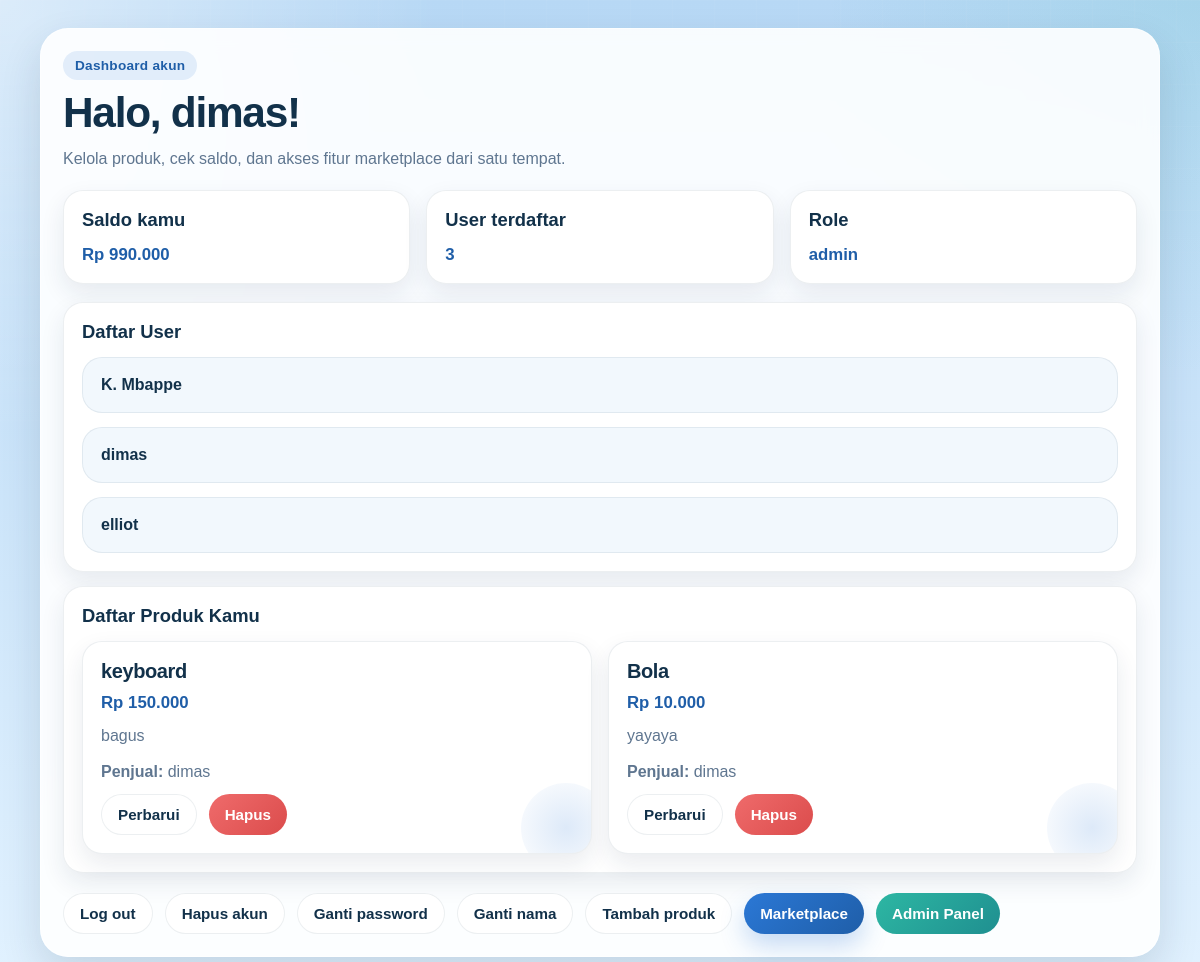
/dashboard (signed in), run on the app's committed database.
### tables this page shows
CREATE TABLE users (
    id INTEGER PRIMARY KEY AUTOINCREMENT,
    username TEXT UNIQUE NOT NULL,
    password TEXT NOT NULL,
    role TEXT NOT NULL, saldo INTEGER DEFAULT 1000000);

CREATE TABLE products (
    id INTEGER PRIMARY KEY AUTOINCREMENT,
    nama TEXT NOT NULL,
    harga INTEGER NOT NULL,
    deskripsi TEXT,
    penjual TEXT NOT NULL
    );

### app.py (the view)
@app.route("/dashboard")
def dashboard():
    if "username" not in session:
        return redirect("/login")
    conn = sqlite3.connect("marketplace.db")
    cursor = conn.cursor()
    cursor.execute("SELECT username FROM users")
    user = cursor.fetchall()
    cursor.execute(
        "SELECT * FROM products WHERE penjual = ?",
        (session["username"],)
    )
    products = cursor.fetchall()
    cursor.execute(
        "SELECT saldo FROM users WHERE username = ?",
        (session["username"],)
    )
    saldo = cursor.fetchone()
    conn.close()
    saldo = int(saldo[0]) if saldo else 0
    username = session["username"]
    return render_template(
        "dashboard.html",
        nama_pengguna=username,
        jumlah_user=len(user),
        daftar_user=user,
        daftar_produk=products,
        saldo=saldo,
        role=session.get("role")
    )

### templates/dashboard.html (shortened to what this page needs)
<!DOCTYPE html>
<html lang="en">
<head>
    <link rel="stylesheet" href="{{ url_for('static', filename='css/style.css') }}">
</head>
<body>
    <main class="page-shell">
        <section class="hero-card">
            <div class="hero-top">
                <span class="eyebrow">Dashboard akun</span>
                <h1 class="hero-title">Halo, {{ nama_pengguna }}!</h1>
                <p class="hero-copy">Kelola produk, cek saldo, dan akses fitur marketplace dari satu tempat.</p>
            </div>
            <div class="grid cols-3">
                <div class="card">
                    <div class="section-title">Saldo kamu</div>
                    <p class="price">Rp {{ "{:,}".format(saldo).replace(",", ".") }}</p>
                </div>
                <div class="card">
                    <div class="section-title">User terdaftar</div>
                    <p class="price">{{ jumlah_user }}</p>
                </div>
                <div class="card">
                    <div class="section-title">Role</div>
                    <p class="price">{{ role }}</p>
                </div>
            </div>
            <div class="stack" style="margin-top: 18px;">
                <div class="card">
                    <div class="section-title">Daftar User</div>
                    <div class="spaced-list">
                        {% for user in daftar_user %}
                        <div class="card" style="background: rgba(183, 216, 245, 0.18); box-shadow: none;">
                            <strong>{{ user[0] }}</strong>
                        </div>
                        {% else %}
                        <div class="empty-state">Belum ada user.</div>
                        {% endfor %}
                    </div>
                </div>
                <div class="card">
                    <div class="section-title">Daftar Produk Kamu</div>
                    <div class="grid cols-2">
                        {% for produk in daftar_produk %}
                        <section class="card product-card" style="margin: 0; background: #fff;">
                            <h2 class="product-title">{{ produk[1] }}</h2>
                            <p class="price">Rp {{ "{:,}".format(produk[2]).replace(",", ".") }}</p>
                            <p class="meta">{{ produk[3] }}</p>
                            <p class="meta"><strong>Penjual:</strong> {{ produk[4] }}</p>
                            <div class="actions">
                                <a class="btn btn-ghost" href="/update-product/{{ produk[0] }}">Perbarui</a>
                                <a class="btn btn-danger" href="/delete-product/{{ produk[0] }}">Hapus</a>
                            </div>
                        </section>
                        {% else %}
                        <div class="empty-state">Belum ada produk yang kamu jual.</div>
                        {% endfor %}
                    </div>
                </div>
            </div>
            <div class="toolbar">
                <a class="btn btn-ghost" href="/">Log out</a>
                <a class="btn btn-ghost" href="/delete">Hapus akun</a>
                <a class="btn btn-ghost" href="/change-password">Ganti password</a>
                <a class="btn btn-ghost" href="/change-name">Ganti nama</a>
                <a class="btn btn-ghost" href="/add-product">Tambah produk</a>
                <a class="btn btn-primary" href="/marketplace">Marketplace</a>
                {% if role == "admin" %}
                <a class="btn btn-accent" href="/admin">Admin Panel</a>
                {% endif %}
            </div>
        </section>
    </main>
</body>
</html>

### static/css/style.css (style rules this page uses)
:root { --bg: #b7d8f5; --bg-2: #e2f2ff; --surface: rgba(255, 255, 255, 0.9); --surface-solid: #ffffff; --text: #12314a; --muted: #5f7690; --primary: #2b78d6; --primary-dark: #1f5ea8; --accent: #2db7a3; --danger: #db4c4c; --success: #249c62; --shadow: 0 18px 40px rgba(18, 49, 74, 0.14); --shadow-soft: 0 10px 24px rgba(18, 49, 74, 0.09); --radius-xl: 28px; --radius-lg: 20px; --radius-md: 14px; --radius-sm: 12px; }
* { box-sizing: border-box; }
html { scroll-behavior: smooth; }
body { margin: 0; min-height: 100vh; color: var(--text); font-family: Arial, sans-serif; background: radial-gradient(circle at top left, rgba(255, 255, 255, 0.5), transparent 28%), radial-gradient(circle at top right, rgba(45, 183, 163, 0.12), transparent 24%), linear-gradient(180deg, var(--bg) 0%, var(--bg-2) 100%); }
body::before { content: ""; position: fixed; inset: 0; background-image: linear-gradient(rgba(255, 255, 255, 0.12) 1px, transparent 1px), linear-gradient(90deg, rgba(255, 255, 255, 0.12) 1px, transparent 1px); background-size: 42px 42px; mask-image: linear-gradient(180deg, rgba(0, 0, 0, 0.32), transparent 88%); pointer-events: none; }
a { color: var(--primary-dark); text-decoration: none; font-weight: 700; }
.page-shell { width: min(1120px, calc(100% - 24px)); margin: 0 auto; padding: 18px 0 36px; position: relative; z-index: 1; }
.hero-card { background: var(--surface); border: 1px solid rgba(255, 255, 255, 0.55); box-shadow: var(--shadow); border-radius: var(--radius-xl); padding: 22px; backdrop-filter: blur(10px); }
.hero-top { display: grid; gap: 10px; margin-bottom: 18px; }
.eyebrow { display: inline-flex; align-items: center; gap: 8px; width: fit-content; padding: 7px 12px; border-radius: 999px; background: rgba(43, 120, 214, 0.12); color: var(--primary-dark); font-size: 0.85rem; font-weight: 700; letter-spacing: 0.02em; }
.hero-title { margin: 0; font-size: clamp(1.7rem, 4vw, 2.65rem); line-height: 1.08; letter-spacing: -0.03em; }
.hero-copy { margin: 0; max-width: 62ch; color: var(--muted); line-height: 1.65; }
.section-title { margin: 0 0 14px; font-size: 1.15rem; font-weight: 800; }
.grid { display: grid; gap: 16px; }
.grid.cols-2, .grid.cols-3 { grid-template-columns: 1fr; }
.card { background: var(--surface-solid); border: 1px solid rgba(18, 49, 74, 0.08); border-radius: var(--radius-lg); box-shadow: var(--shadow-soft); padding: 18px; }
.product-card { display: grid; gap: 10px; position: relative; overflow: hidden; }
.product-card::after { content: ""; position: absolute; inset: auto -20px -20px auto; width: 90px; height: 90px; border-radius: 50%; background: radial-gradient(circle, rgba(43, 120, 214, 0.16), rgba(43, 120, 214, 0)); pointer-events: none; }
.product-title { margin: 0; font-size: 1.25rem; font-weight: 800; letter-spacing: -0.02em; }
.price { margin: 0; color: var(--primary-dark); font-size: 1.05rem; font-weight: 800; }
.meta { margin: 0; color: var(--muted); line-height: 1.6; }
.actions, .toolbar { display: flex; flex-wrap: wrap; gap: 12px; }
.toolbar { margin-top: 20px; }
.btn { display: inline-flex; align-items: center; justify-content: center; gap: 8px; border: 0; border-radius: 999px; padding: 11px 16px; font-size: 0.95rem; font-weight: 800; cursor: pointer; transition: transform 0.16s ease, box-shadow 0.16s ease, background-color 0.16s ease, opacity 0.16s ease; text-decoration: none; white-space: nowrap; }
.btn-primary { background: linear-gradient(135deg, var(--primary) 0%, var(--primary-dark) 100%); color: #fff; box-shadow: 0 12px 24px rgba(43, 120, 214, 0.26); }
.btn-danger { background: linear-gradient(135deg, #ef6b6b 0%, var(--danger) 100%); color: #fff; }
.btn-ghost { background: rgba(255, 255, 255, 0.8); color: var(--text); border: 1px solid rgba(18, 49, 74, 0.08); }
.btn-accent { background: linear-gradient(135deg, var(--accent) 0%, #1f8f90 100%); color: #fff; }
.spaced-list, .stack { display: grid; gap: 14px; }
@media (min-width: 720px) { .grid.cols-2 { grid-template-columns: repeat(2, minmax(0, 1fr)); } }
@media (min-width: 720px) { .grid.cols-3 { grid-template-columns: repeat(2, minmax(0, 1fr)); } }
@media (min-width: 1024px) { .page-shell { padding: 28px 0 48px; } }
@media (min-width: 1024px) { .grid.cols-3 { grid-template-columns: repeat(3, minmax(0, 1fr)); } }

### data on the page
users: saldo "990.000", role "admin", username "dimas"
users: username "K. Mbappe"
users: username "elliot"
products: nama "keyboard", harga "150.000", deskripsi "bagus", penjual "dimas"
products: nama "Bola", harga "10.000", deskripsi "yayaya", penjual "dimas"

### other printed values
{{ nama_pengguna }} "dimas"
{{ jumlah_user }} "3"
